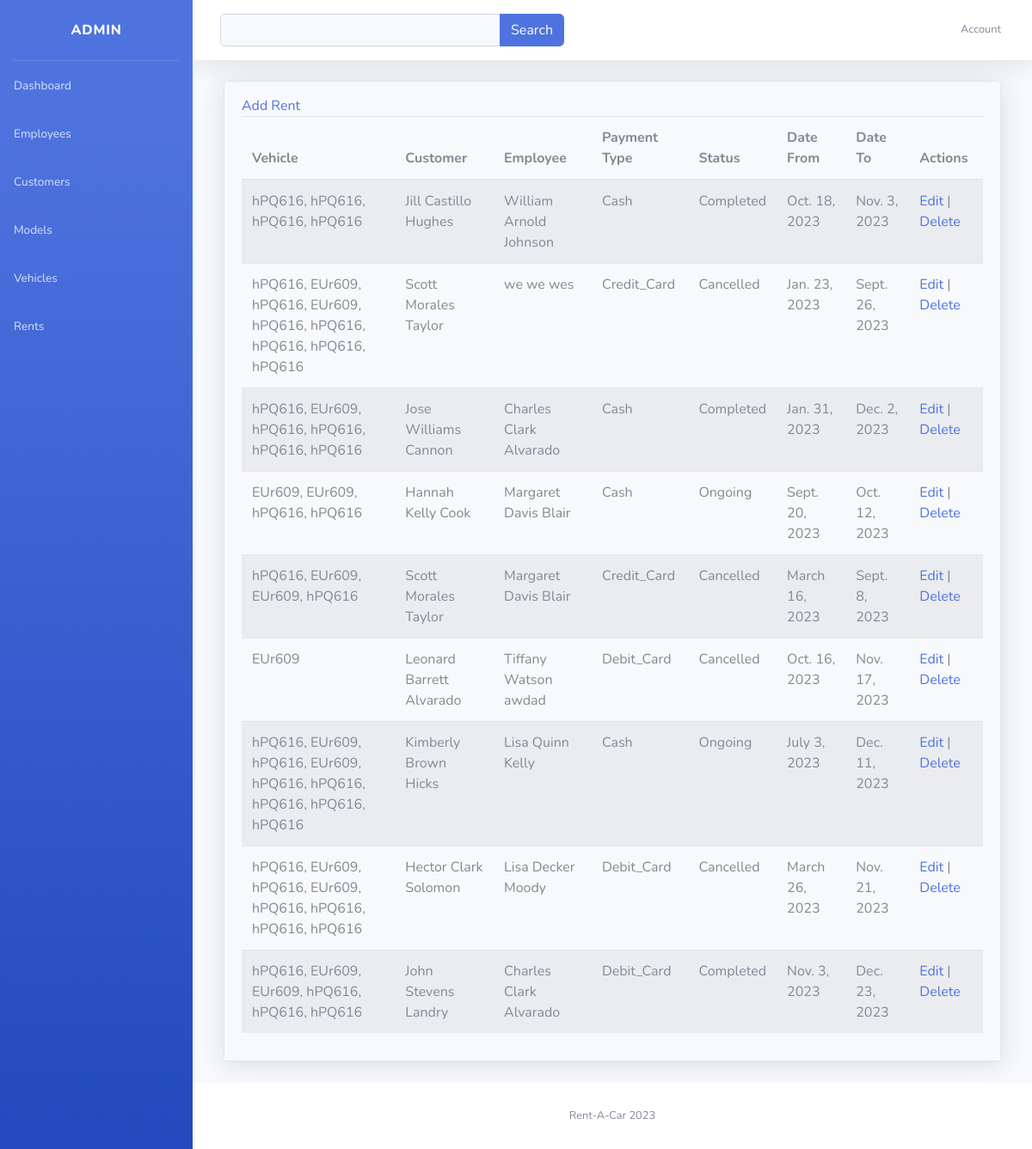
Screenshot of /rent_view with the database file from the repository.
### BootStrapAdmin/models.py (models this page shows, shortened)
class BaseModel(models.Model):
    created_at = models.DateTimeField(
        auto_now_add=True, db_index=True
    )
    updated_at = models.DateTimeField(auto_now=True)
    class Meta:
        abstract = True

class Vehicle(BaseModel): # Related to Rent Table
    model = models.ForeignKey(Model, blank=True, null=True, on_delete=models.CASCADE)
    engine_size = models.IntegerField(null=False, blank=False,default=0)
    preview = models.ImageField(upload_to='images_test', null=True)
    def __str__(self):
        return str(self.model)

class Model(BaseModel): # Related to Vehicle Table
    model_code = models.CharField(max_length=100, null=False, blank=False)
    company = models.CharField(max_length=100, null=False, blank=False)
    def __str__(self):
        return self.model_code

class Rent(BaseModel):
    STATUS_CHOICES = (
        ('Ongoing','Ongoing'),
        ('Completed','Completed'),
        ('Cancelled','Cancelled'),
    )
    PAYMENT_CHOICES = (
        ('Credit Card Payment','Credit_Card'),
        ('Debit Card Payment','Debit_Card'),
        ('Cash Payment','Cash'),
    )
    status = models.CharField(max_length=100, null=False, choices=STATUS_CHOICES)
    customer = models.ForeignKey(Customer, default="", blank=False, on_delete=models.CASCADE)
    employee = models.ForeignKey(Employee, default=0, null=True, blank=True, on_delete=models.CASCADE)
    payment_type = models.CharField(max_length=100, null=False, choices=PAYMENT_CHOICES)
    vehicle = models.ManyToManyField(Vehicle)
    date_from = models.DateField(null=False, blank=False)
    date_to = models.DateField(null=False, blank=False)

class Customer(BaseModel): # Related to Rent Table
    GENDER_CHOICES = (
        ('Male','Male'),
        ('Female','Female'),
        ('Others','Others')
    )
    first_name = models.CharField(max_length=100, null=False, blank=False)
    middle_name = models.CharField(max_length=100, null=True, blank=True)
    last_name = models.CharField(max_length=100, null=False, blank=False)
    gender = models.CharField(max_length = 100, null=False, blank=False, choices=GENDER_CHOICES)
    email_address = models.CharField(max_length = 100, null=False, blank=False)
    phone_number = models.CharField(max_length=100, null=False, blank=False)
    street = models.CharField(max_length=100, null=False, blank=False)
    city = models.CharField(max_length=100, null=False, blank=False)
    def __str__(self):
        if (self.middle_name == None):
            m_name = ""
        else:
            m_name = self.middle_name
        return f'{self.first_name} {m_name} {self.last_name}'

class Employee(BaseModel): # Related to Rent Table
    first_name = models.CharField(max_length=100, null=False, blank=False)
    middle_name = models.CharField(max_length=100, null=True, blank=True)
    last_name = models.CharField(max_length=100, null=False, blank=False)
    email_address = models.CharField(max_length = 100, null=False, blank=False)
    phone_number = models.CharField(max_length=100, null=False, blank=False)
    privilege = models.IntegerField(default=1, null=False, blank=False)
    in_charge = models.ForeignKey('self', null=True, blank=False, on_delete=models.CASCADE)
    def __str__(self):
        if (self.middle_name == None):
            m_name = ""
        else:
            m_name = self.middle_name
        return f'{self.first_name} {m_name} {self.last_name}'

### BootStrapAdmin/views.py (the view)
# urls.py: path('rent_view', RentView.as_view(), name='rent-view'),
class RentView(ListView):
    model = Rent
    context_object_name = 'rent'
    template_name = 'rents.html'
    paginate_by = 10
    def get_context_data(self, **kwargs):
        context = super().get_context_data(**kwargs)
        return context

### BootStrapAdmin/templates/rents.html (shortened to what this page needs)
{% extends 'Index.html' %}
{% load static %}
{% block content %}
<a href="{% url 'rent-add' %}" class="add-btn">Add Rent</a>
    <table class="table table-hover table-striped">
        <thead>
            <tr>
                <th>Vehicle</th>
                <th>Customer</th>
                <th>Employee</th>
                <th>Payment Type</th>
                <th>Status</th>
                <th>Date From</th>
                <th>Date To</th>
                <th>Actions</th>
            </tr>
        </thead>
        <tbody>
            {% for x in rent %}
            <tr>
                <td>
                    {% for vehicle in x.vehicle.all %}
                        {{ vehicle }}{% if not forloop.last %}, {% endif %}
                    {% endfor %}
                </td>
                <td>{{ x.customer }}</td>
                <td>{{ x.employee }}</td>
                <td>{{ x.payment_type }}</td>
                <td>{{ x.status }}</td>
                <td>{{ x.date_from }}</td>
                <td>{{ x.date_to }}</td>
                <td>
                    <a href="rent_view/{{ x.id }}">Edit</a> |
                    <a href="rent_view/{{ x.id }}/delete" >Delete</a>
                </td>
            </tr>
            {% endfor %}
        </tbody>
    </table>
{% endblock %}

### rows the page displays
Rent: customer "Jill Castillo Hughes", employee "William Arnold Johnson", payment_type "Cash", status "Completed", date_from "Oct. 18, 2023", date_to "Nov. 3, 2023"
Vehicle: model.model_code "hPQ616"
Vehicle: model.model_code "hPQ616"
Vehicle: model.model_code "hPQ616"
Vehicle: model.model_code "hPQ616"
Rent: customer "Scott Morales Taylor", employee "we we wes", payment_type "Credit_Card", status "Cancelled", date_from "Jan. 23, 2023", date_to "Sept. 26, 2023"
Vehicle: model.model_code "EUr609"
Vehicle: model.model_code "hPQ616"
Vehicle: model.model_code "EUr609"
Vehicle: model.model_code "hPQ616"
Vehicle: model.model_code "hPQ616"
Rent: customer "Jose Williams Cannon", employee "Charles Clark Alvarado", payment_type "Cash", status "Completed", date_from "Jan. 31, 2023", date_to "Dec. 2, 2023"
Rent: customer "Hannah Kelly Cook", employee "Margaret Davis Blair", payment_type "Cash", status "Ongoing", date_from "Sept. 20, 2023", date_to "Oct. 12, 2023"
Rent: customer "Scott Morales Taylor", employee "Margaret Davis Blair", payment_type "Credit_Card", status "Cancelled", date_from "March 16, 2023", date_to "Sept. 8, 2023"
Rent: customer "Leonard Barrett Alvarado", employee "Tiffany Watson awdad", payment_type "Debit_Card", status "Cancelled", date_from "Oct. 16, 2023", date_to "Nov. 17, 2023"
Rent: customer "Kimberly Brown Hicks", employee "Lisa Quinn Kelly", payment_type "Cash", status "Ongoing", date_from "July 3, 2023", date_to "Dec. 11, 2023"
Rent: customer "Hector Clark Solomon", employee "Lisa Decker Moody", payment_type "Debit_Card", status "Cancelled", date_from "March 26, 2023", date_to "Nov. 21, 2023"
Rent: customer "John Stevens Landry", employee "Charles Clark Alvarado", payment_type "Debit_Card", status "Completed", date_from "Nov. 3, 2023", date_to "Dec. 23, 2023"
